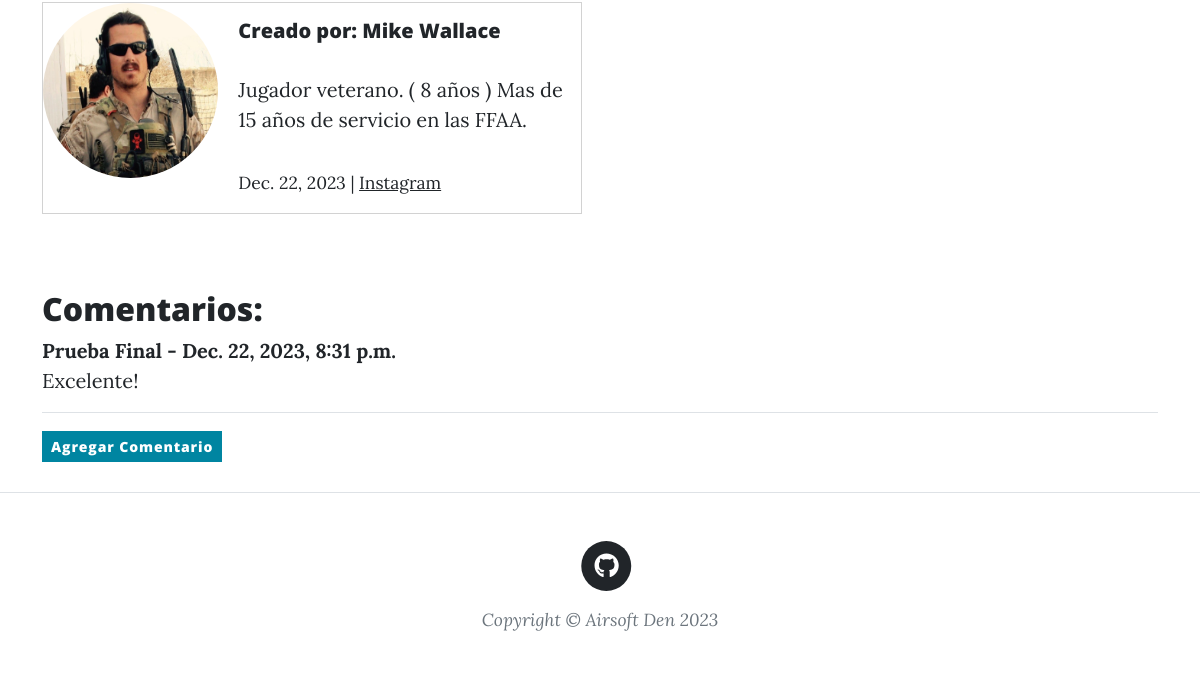
Page /pages/8 (lower part) on the earlier database version.
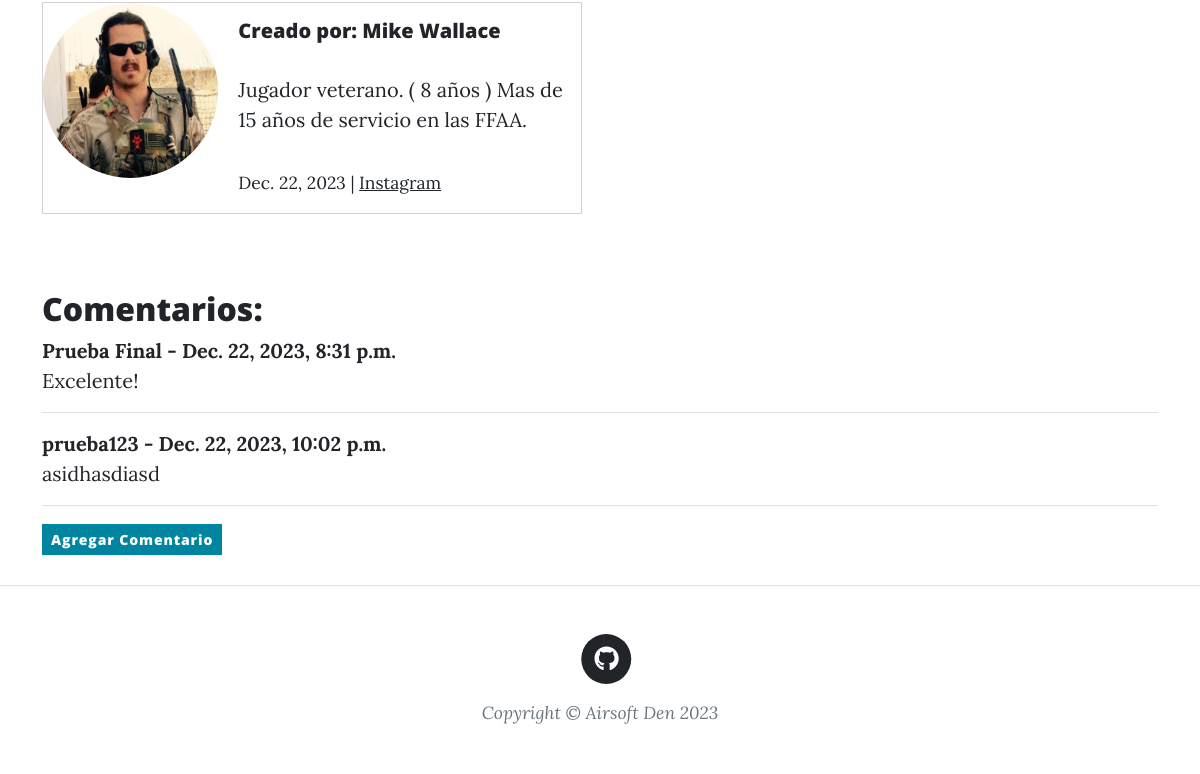
Same page on the later database version.
### blogAPP/models.py (models this page shows, shortened)
class Comment(models.Model):
    post = models.ForeignKey(Post, related_name="comments", on_delete=models.CASCADE)
    name = models.CharField(max_length=255)
    body = models.TextField()
    date_added = models.DateTimeField(auto_now_add=True)

### blogAPP/views.py (the view)
# urls.py: path('pages/<int:pk>', ArticleDetailView.as_view(), name="article-detail"),
class ArticleDetailView(DetailView):
	model = Post
	template_name = 'article_details.html'
	def get_context_data(self, *args, **kwargs):
		cat_menu = Category.objects.all()
		context = super(ArticleDetailView, self).get_context_data(*args, **kwargs)
		context["cat_menu"] = cat_menu
		return context

### blogAPP/models.py (called while the page is built)
    def __str__(self):
        return self.nombre

### blogAPP/templates/article_details.html (shortened to what this page needs)
{% extends "main.html" %}
{% block contenidoQueCambia%}
<small>{{ post.fecha }} | <strong>{{ post.categoria }}</strong></small><br>
<br>
<br><br/>
<br>
<br>
<div class="card mb-3" style="max-width: 540px;">
    <div class="row g-0">
      <div class="col-md-4">
      {% if post.autor.profile.profile_pic %}
        <a href="{% url 'show_profile_page' post.autor.profile.id %}"><img src="{{ post.autor.profile.profile_pic.url }}" width="175" height="175" class="rounded-circle"></a>
      {% else %}
        <a href="{% url 'show_profile_page' post.autor.profile.id %}"><img src='/static/blogAPP/assets/img/home-btn.png' width="175" height="175" class="rounded-circle"></a>
      {% endif %}
      </div>
      <div class="col-md-8">
        <div class="card-body">
          <h5 class="card-title">Creado por: {{post.autor.first_name}} {{post.autor.last_name}}</h5>
          <p class="card-text">{{post.autor.profile.bio}}</p>
          <p class="card-text"><small class="text-body-secondary">{{ post.fecha }} |
           {% if post.autor.profile.instagram_url %}
                <a href="{{post.autor.profile.instagram_url}}" target="_blank">Instagram</a></small></p>
            {% endif %}
        </div>
      </div>
    </div>
  </div>
  <br/><br/>
  <h2>Comentarios:</h2>
  {% if not post.comments.all %}
    Aun no hay comentarios...<a href="{% url 'add_comment' post.pk %}"> Agrega un comentario!</a>
  {% else %}
    {% for comment in post.comments.all %}
      <strong>{{comment.name}} - {{comment.date_added}}</strong>
      <br/>
      {{ comment.body }}
      <hr>
    {% endfor %}
    <a class="btn btn-primary btn-sm" href="{% url 'add_comment' post.pk %}">Agregar Comentario</a>
  {% endif %}
  <br/><br/>
{% endblock contenidoQueCambia%}

Differences in the rows shown:
added Comment: name "prueba123", date_added "Dec. 22, 2023, 10:02 p.m.", body "asidhasdiasd"
